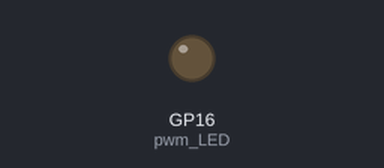
A program run on a simulated Raspberry Pi Pico running MicroPython. Shown: output pins drawn as LEDs (lit = HIGH).

Above: at 0.15 s.
Timing chart, 0 to 40.0 s (numbered marks = the images above):
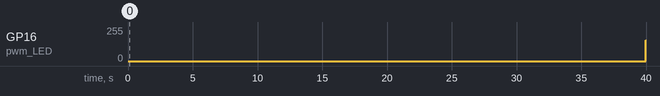

The program:

Project_04_Breathing_Led.py
```python
#MicroPython implementation of raspberry PI Pico board LED breathing lamp program example
import time
from machine import Pin,PWM
PWM_PulseWidth=0
#Using external LED, build PWM object PWM LED
pwm_LED=PWM(Pin(16))
#Set the PWM LED frequency
pwm_LED.freq(500)
while True:
    while PWM_PulseWidth<65535:
        PWM_PulseWidth=PWM_PulseWidth+50
        time.sleep_ms(1)   #Delay 1 ms
        pwm_LED.duty_u16(PWM_PulseWidth)
    while PWM_PulseWidth>0:
        PWM_PulseWidth=PWM_PulseWidth-50
        time.sleep_ms(1)
        pwm_LED.duty_u16(PWM_PulseWidth)
```

Measured:
- by itself, GP16 (pwm_LED): 0/255 → 155/255 at 40.0 s
